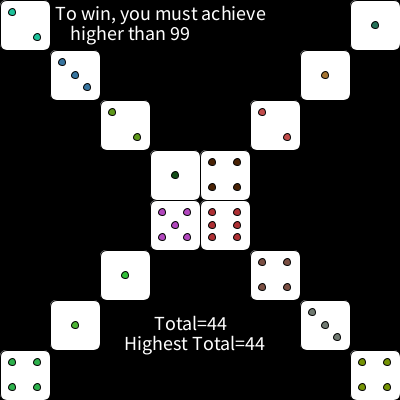
Frame 1 (no input)
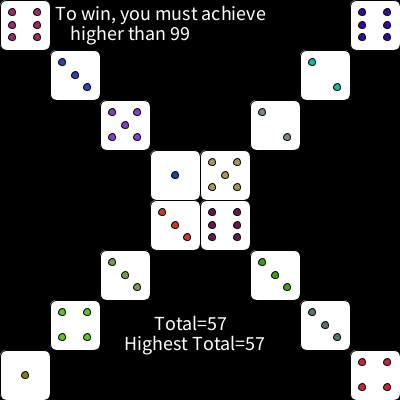
Frame 2 (the mouse pressed at the canvas centre, redrawn once)

The Processing sketch that drew these frames (run headless with seeded random() and noise(); the mouse was pressed at the canvas centre and the sketch redrawn once):

// Processing sketch: diceWood
// ── diceWood.pde
Die[] die = new Die[17];
int total,highestTotal;
void setup()
{
  size(400, 400);
  noLoop();
}
void draw()
{
  background(0);
  //creating all the die
  for(int i=0;i<8;i++){
    die[i] = new Die(i*50,i*50);
    die[i].show();
    total+=die[i].getRand();
  }
  int j=350;
  int g=0;
  for(int i=0;i<8;i++){
    die[i] = new Die(j,g);
    j-=50;g+=50;
    die[i].show();
    total+=die[i].getRand();
  }
  //displaying the data
  textSize(20);
  fill(255);
  text("Total="+total, 154, 330);
  if(total>highestTotal)
    highestTotal=total;
  if(highestTotal>99){
    text("Congratulations! You Win!", 154, 380);
  }
  text("To win, you must achieve ", 55, 20);
  text("higher than 99", 70, 40);
  text("Highest Total="+highestTotal, 124, 350);
  total=0;
}
void mousePressed()
{
  redraw();
}
class Die //models one single dice cube
{
  private int posX;
  private int posY;
  private int rand;
  public Die(int x, int y) //constructor
  {
    posX=x;
    posY=y;
    rand=(int)(Math.random()*6)+1;
  }
  public int getRand() {
    return rand;
  }
  public void roll()
  {
    //your code here
  }
  public void show()
  {
    if (mousePressed || 1==1) {
      if (rand==1) {
        fill(255, 255, 255);
        rect(posX, posY, 50, 50, 7);
        fill((int)(Math.random()*200), (int)(Math.random()*200), (int)(Math.random()*200));
        ellipse(posX+25, posY+25, 7, 7);
      }
    }
    if (mousePressed || 1==1) {
      if (rand==2) {
        fill(255, 255, 255);
        rect(posX, posY, 50, 50 ,7);
        fill((int)(Math.random()*200), (int)(Math.random()*200), (int)(Math.random()*200));
        ellipse(posX+12, posY+12, 7, 7);
        ellipse(posX+37, posY+37, 7, 7);
      }
    }
    if (mousePressed || 1==1) {
      if (rand==3) {
        fill(255, 255, 255);
        rect(posX, posY, 50, 50, 7);
        fill((int)(Math.random()*200), (int)(Math.random()*200), (int)(Math.random()*200));
        ellipse(posX+12, posY+12, 7, 7);
        ellipse(posX+25, posY+25, 7, 7);
        ellipse(posX+37, posY+37, 7, 7);
      }
    }
    if (mousePressed || 1==1) {
      if (rand==4) {
        fill(255, 255, 255);
        rect(posX, posY, 50, 50, 7);
        fill((int)(Math.random()*200), (int)(Math.random()*200), (int)(Math.random()*200));
        ellipse(posX+12, posY+12, 7, 7);
        ellipse(posX+12, posY+37, 7, 7);
        ellipse(posX+37, posY+12, 7, 7);
        ellipse(posX+37, posY+37, 7, 7);
      }
    }
    if (mousePressed || 1==1) {
      if (rand==5) {
        fill(255, 255, 255);
        rect(posX, posY, 50, 50, 7);
        fill((int)(Math.random()*200), (int)(Math.random()*200), (int)(Math.random()*200));
        ellipse(posX+12, posY+12, 7, 7);
        ellipse(posX+12, posY+37, 7, 7);
        ellipse(posX+25, posY+25, 7, 7);
        ellipse(posX+37, posY+12, 7, 7);
        ellipse(posX+37, posY+37, 7, 7);
      }
    }
    if (mousePressed || 1==1) {
      if (rand==6) {
        fill(255, 255, 255);
        rect(posX, posY, 50, 50, 7);
        fill((int)(Math.random()*200), (int)(Math.random()*200), (int)(Math.random()*200));
        ellipse(posX+12, posY+12, 7, 7);
        ellipse(posX+12, posY+37, 7, 7);
        ellipse(posX+12, posY+25, 7, 7);
        ellipse(posX+37, posY+25, 7, 7);
        ellipse(posX+37, posY+12, 7, 7);
        ellipse(posX+37, posY+37, 7, 7);
      }
    }
  }
}
